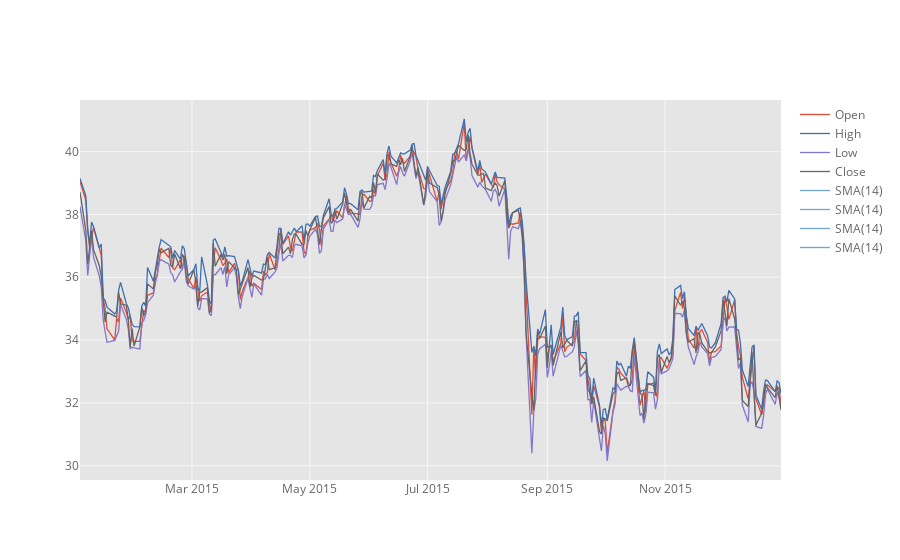

The code cell stored with this chart in its notebook:
### Markdown cell above
** Use .ta_plot(study='sma') to create a Simple Moving Averages plot of Morgan Stanley for the year 2015.**

### Code cell
MS.loc[list(map(lambda x:x.year==2015,MS.index)),['Open', 'High', 'Low', 'Close']].ta_plot(study='sma')

### Figure 1 — Plotly figure (JSON) as saved in the notebook; plotly's stock layout.template omitted (floating-point values rounded to 4 significant figures; data arrays with more than 128 entries replaced by an {"elided": "..."} marker saying what was removed)
{"data": [{"line": {"color": "rgba(226, 74, 51, 1.0)", "dash": "solid", "shape": "linear", "width": 1.3}, "mode": "lines", "name": "Open", "text": "", "type": "scatter", "x": {"elided": "252 str values"}, "y": {"elided": "252 float values"}}, {"line": {"color": "rgba(62, 111, 176, 1.0)", "dash": "solid", "shape": "linear", "width": 1.3}, "mode": "lines", "name": "High", "text": "", "type": "scatter", "x": {"elided": "252 str values"}, "y": {"elided": "252 float values"}}, {"line": {"color": "rgba(132, 118, 202, 1.0)", "dash": "solid", "shape": "linear", "width": 1.3}, "mode": "lines", "name": "Low", "text": "", "type": "scatter", "x": {"elided": "252 str values"}, "y": {"elided": "252 float values"}}, {"line": {"color": "rgba(101, 101, 101, 1.0)", "dash": "solid", "shape": "linear", "width": 1.3}, "mode": "lines", "name": "Close", "text": "", "type": "scatter", "x": {"elided": "252 str values"}, "y": {"elided": "252 float values"}}, {"line": {"color": "rgba(55, 128, 191, 0.7)", "dash": "solid", "shape": "linear", "width": 1.3}, "mode": "lines", "name": "SMA(14)", "text": "", "type": "scatter", "x": {"elided": "252 str values"}, "y": {"elided": "252x4 mixed values"}}, {"line": {"color": "rgba(55, 128, 191, 0.7)", "dash": "solid", "shape": "linear", "width": 1.3}, "mode": "lines", "name": "SMA(14)", "text": "", "type": "scatter", "x": {"elided": "252 str values"}, "y": {"elided": "252x4 mixed values"}}, {"line": {"color": "rgba(55, 128, 191, 0.7)", "dash": "solid", "shape": "linear", "width": 1.3}, "mode": "lines", "name": "SMA(14)", "text": "", "type": "scatter", "x": {"elided": "252 str values"}, "y": {"elided": "252x4 mixed values"}}, {"line": {"color": "rgba(55, 128, 191, 0.7)", "dash": "solid", "shape": "linear", "width": 1.3}, "mode": "lines", "name": "SMA(14)", "text": "", "type": "scatter", "x": {"elided": "252 str values"}, "y": {"elided": "252x4 mixed values"}}], "layout": {"legend": {"bgcolor": "#FFFFFF", "font": {"color": "#666666"}}, "paper_bgcolor": "#FFFFFF", "plot_bgcolor": "#E5E5E5", "title": {"font": {"color": "#151516"}}, "xaxis": {"gridcolor": "#F6F6F6", "showgrid": true, "tickfont": {"color": "#666666"}, "title": {"font": {"color": "#666666"}, "text": ""}, "zerolinecolor": "#F6F6F6"}, "yaxis": {"gridcolor": "#F6F6F6", "showgrid": true, "tickfont": {"color": "#666666"}, "title": {"font": {"color": "#666666"}, "text": ""}, "zerolinecolor": "#F6F6F6"}}}
